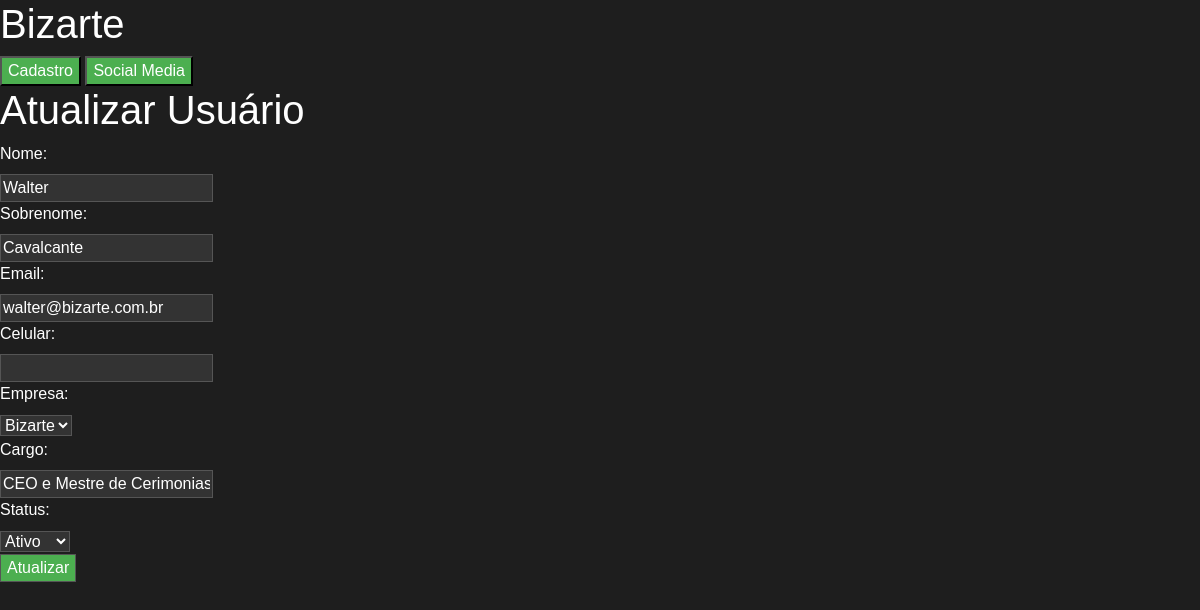
/atualizar/usuario/2, run on an earlier commit of the app's database.
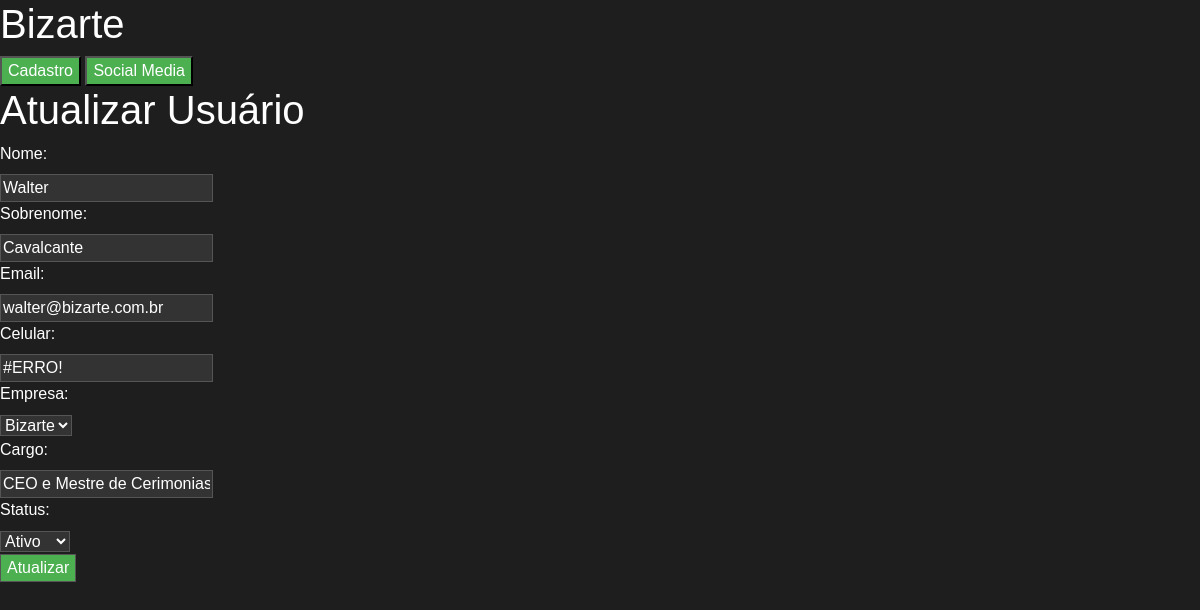
And on a later commit of the database.
### models.py (models this page shows)
class Usuario(db.Model):
    id = db.Column(db.Integer, primary_key=True)
    nome = db.Column(db.String(80), nullable=False)
    sobrenome = db.Column(db.String(80), nullable=False)
    email = db.Column(db.String(120), nullable=False)
    celular = db.Column(db.String(20), nullable=False)
    id_empresa = db.Column(db.Integer, db.ForeignKey('empresa.id'), nullable=False)
    empresa = db.relationship('Empresa', backref='usuarios')
    data_entrada = db.Column(db.DateTime, default=datetime.utcnow)
    cargo = db.Column(db.String(80), nullable=False)
    status = db.Column(db.String(20), nullable=False)
    sprint = db.Column(db.String(200))  # Novo campo
    dayling_1 = db.Column(db.String(200))  # Novo campo
    dayling_2 = db.Column(db.String(200))  # Novo campo
    dayling_3 = db.Column(db.String(200))  # Novo campo
    dayling_4 = db.Column(db.String(200))  # Novo campo
    dayling_5 = db.Column(db.String(200))  # Novo campo

class Empresa(db.Model):
    id = db.Column(db.Integer, primary_key=True)
    nome_contato = db.Column(db.String(80))
    email_contato = db.Column(db.String(120))
    telefone_contato = db.Column(db.String(20))
    endereco_empresa = db.Column(db.String(200))
    setor_atuacao = db.Column(db.String(200))
    tamanho_empresa = db.Column(db.String(200))
    descricao_empresa = db.Column(db.Text)
    objetivos_principais = db.Column(db.Text)
    historico_interacoes = db.Column(db.Text)

### app.py (the view, shortened to what this page needs)
@app.route('/atualizar/usuario/<int:id>', methods=['GET', 'POST'])
def atualizar_usuario(id):
    usuario = Usuario.query.get(id)
    empresas = Empresa.query.all()
    return render_template('atualizar_usuario.html', usuario=usuario, empresas=empresas)

### templates/atualizar_usuario.html (shortened to what this page needs)
{% extends "base.html" %}
{% block content %}
    <h1>Atualizar Usuário</h1>
    <form action="{{ url_for('atualizar_usuario', id=usuario.id) }}" method="POST">
        <label for="nome">Nome:</label><br>
        <input type="text" id="nome" name="nome" value="{{ usuario.nome }}"><br>
        <label for="sobrenome">Sobrenome:</label><br>
        <input type="text" id="sobrenome" name="sobrenome" value="{{ usuario.sobrenome }}"><br>
        <label for="email">Email:</label><br>
        <input type="email" id="email" name="email" value="{{ usuario.email }}"><br>
        <label for="celular">Celular:</label><br>
        <input type="text" id="celular" name="celular" value="{{ usuario.celular }}"><br>
        <label for="id_empresa">Empresa:</label><br>
        <select id="id_empresa" name="id_empresa">
            {% for empresa in empresas %}
                <option value="{{ empresa.id }}" {% if empresa.id == usuario.id_empresa %}selected{% endif %}>{{ empresa.nome_contato }}</option>
            {% endfor %}
        </select><br>
        <label for="cargo">Cargo:</label><br>
        <input type="text" id="cargo" name="cargo" value="{{ usuario.cargo }}"><br>
        <label for="status">Status:</label><br>
        <select id="status" name="status">
            <option value="ativo" {% if usuario.status == 'ativo' %}selected{% endif %}>Ativo</option>
        </select><br>
        <input type="submit" value="Atualizar">
    </form>
{% endblock %}

What changed in the data, as far as the page shows it:
changed Usuario "Walter": celular (not shown) → "#ERRO!"
